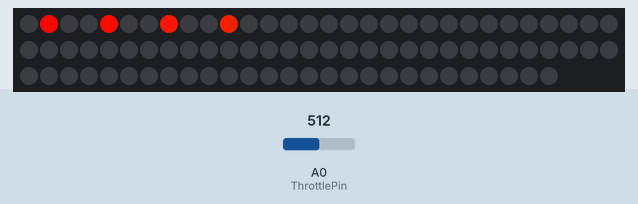
Bench run of a sketch on a simulated Arduino Uno, built with avr-gcc and run on an emulated ATmega328P. Shown: 87 RGB LEDs in strip order, left to right, continuing on the next row. Inputs (shaded band) come from the test bench; at power-on: A0 (ThrottlePin) = 512.

Above: at 2.5 s.

The sketch:

SteelWheels.ino
```cpp
// (licence header left out)
static const char rcsid[] = "@(#) : $Id$";
#include <Adafruit_NeoPixel.h>

// Neopixel data pin
#define NeoPixelPin 6

// Small wheels: 1643: twelve pixels each (2 wheels)
#define SmallWheels 12
// Large wheels: 1586: twenty four pixels each (2 wheels)
#define LargeWheels 24
// Smoke: 1768: 1/4 60 pixel ring (1)
#define Smoke 15

// Neopixel wiring order:
//
// Metromini Pin 6 => 1st small ring DIN
// 1st small ring DOUT => 2nd small ring DIN
// 2nd small ring DOUT => 1st large ring DIN
// 1st large ring DOUT => 2nd large ring DIN
// 2nd large ring DOUT => 1/4 segment DIN
//

// Two small rings (12 pixels each), two large rings (24 pixels each),
// 1 quarter segment (15 pixels)
#define totalPixels ((SmallWheels*2)+(LargeWheels*2)+Smoke)

// Create the strip.
Adafruit_NeoPixel strip = Adafruit_NeoPixel(totalPixels,NeoPixelPin, NEO_GRB + NEO_KHZ800);

// Input a value 0 to 255 to get a color value.
// The colours are a transition r - g - b - back to r.
uint32_t Wheel(byte WheelPos) {
    WheelPos = 255 - WheelPos;
    if(WheelPos < 85) {
        return strip.Color(255 - WheelPos * 3, 0, WheelPos * 3);
    }
    if(WheelPos < 170) {
        WheelPos -= 85;
        return strip.Color(0, WheelPos * 3, 255 - WheelPos * 3);
    }
    WheelPos -= 170;
    return strip.Color(WheelPos * 3, 255 - WheelPos * 3, 0);
}

// Throttle Pin
#define ThrottlePin A0

// Cycle counters.
#define MAXCYCLE 80
uint16_t cyclecount = MAXCYCLE;
uint16_t icycle = MAXCYCLE;

// Phase and color counters
uint8_t  iphase = 0;
uint8_t  iwheelColor = 0;

// Initialize a wheel
void wheelInit(int offset, int wheelsize)
{
    for (uint16_t i=offset; i < wheelsize; i+=3) {
        strip.setPixelColor(i+iphase, Wheel( (i+iwheelColor)  % 255));    //turn every third pixel on
    }
}

// Clear a wheel
void clearWheel(int offset, int wheelsize)
{
    for (uint16_t i=offset; i < wheelsize; i+=3) {
        strip.setPixelColor(i+iphase, 0);
    }
}

// Smoke offsets (only one smoke segement
#define SMOKEOFF ((SmallWheels*2)+(LargeWheels*2))
#define SMOKELEN 15

// Initialize the smoke puffs
void smokeInit()
{
    for (uint16_t i=SMOKEOFF; i < SMOKELEN; i+=3) {
        strip.setPixelColor(i+iphase, strip.Color(127, 127, 127));
    }
}

// Clear the smoke puffs
void clearSmoke()
{
    for (uint16_t i=SMOKEOFF; i < SMOKELEN; i+=3) {
        strip.setPixelColor(i+iphase, 0);
    }
}

//***************************************
//* Setup:                              *
//*    Initialize the neopixels         *
//*    Initialize the global variables  *
//*    Initialize the Wheels and smoke  *
//*    Light up the neopixels           *
//*    Set up the Analog input          *
//***************************************
void setup() {
    strip.begin();
    cyclecount = MAXCYCLE;
    icycle = MAXCYCLE;
    iphase = 0;
    iwheelColor = 0;
    wheelInit(0,SmallWheels);
    wheelInit(SmallWheels,SmallWheels);
    wheelInit(SmallWheels*2,LargeWheels);
    wheelInit((SmallWheels*2)+LargeWheels,LargeWheels);
    smokeInit();
    strip.show();
    analogReference(EXTERNAL);
}

//***************************************
//* Main loop:                          *
//*   Read the throttle and update the  *
//*   cycle count.  Count the current   *
//*   cycle.  When the current cycle    *
//*   reaches zero, move things one step*
//*   If the throttle is not zero,      *
//*   move the wheels.  Always move the *
//*   smoke.                            *
//***************************************
void loop() {
    uint16_t ithrottle = analogRead(ThrottlePin); // Read throttle: 0-1023
    // Compute cyclecount: 1 == full speed (cycle time is 25ms), 80 == stopped
    // (cycle time is 2000ms).
    cyclecount = 1+(int)(((1023-ithrottle)/1023.0)*(MAXCYCLE-1));
    icycle--;          // Count down cycle
    if (icycle == 0) { // Bottom of cycle
        if (ithrottle > 0) { // If throttle is non-zero...
            // Clear wheels
            clearWheel(0,SmallWheels);
            clearWheel(SmallWheels,SmallWheels);
            clearWheel(SmallWheels*2,LargeWheels);
            clearWheel((SmallWheels*2)+LargeWheels,LargeWheels);
        }
        clearSmoke(); // Clear smoke
        strip.show(); // Show strip
        delay(25); // delay
        iphase++; // bump phase
        if (iphase >= 3) iphase = 0; // wrap around phase
        iwheelColor++; // bump wheel color (will automagically wrap around at 255
        icycle = cyclecount; // reset cycle count.
        if (ithrottle > 0) { // If throttle is non-zero...
            // Light wheels
            wheelInit(0,SmallWheels);
            wheelInit(SmallWheels,SmallWheels);
            wheelInit(SmallWheels*2,LargeWheels);
            wheelInit((SmallWheels*2)+LargeWheels,LargeWheels);
        }
        smokeInit(); // Light smoke
        strip.show(); // show it
    }
    delay(25); // delay
}
```
